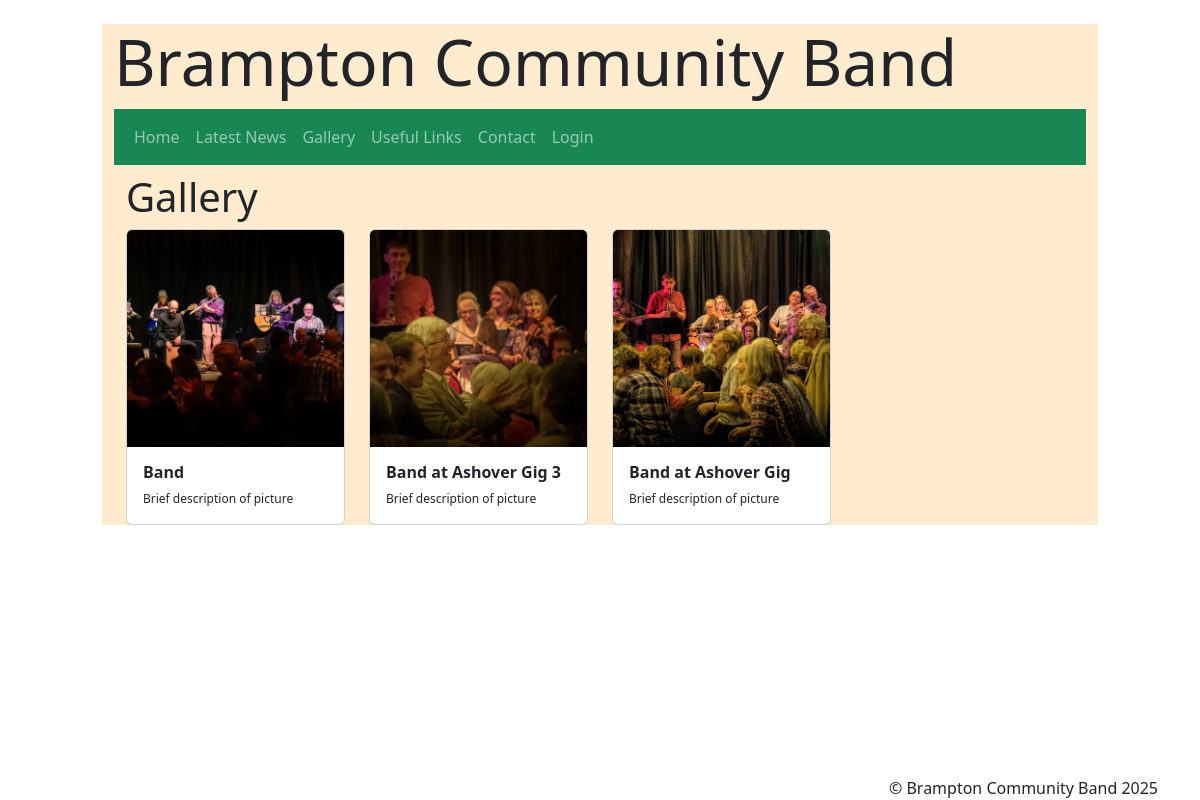
Page /gallery/ on the committed database.
### pages/models.py (models this page shows, shortened)
class Gallery(models.Model):
    heading = models.CharField(max_length=250)
    content_text = models.TextField(blank=True)
    image_file= models.ImageField(upload_to="images/gallery")
    article_created_at = models.DateTimeField(default=timezone.now)
    class Meta:
        ordering =['-article_created_at']

### pages/views.py (the view)
# urls.py: path('gallery/', views.gallery, name='gallery'),
def gallery(request):
    articles = Gallery.objects.all()
    ordering = ['article_created_at']
    return render(request, 'gallery.html', {'articles':articles})

### pages/templates/gallery.html (shortened to what this page needs)
{% extends "base.html" %}
{% load static %}
{% block content %}
<div class="container mt-2">
    {% block page_title %}
    <h2 class="display-6">Gallery</h2>
    {% endblock page_title%}
    <div class="table-responsive">
      <div class="row">
        {% for article in articles %}
          <div class="col-md-3">
                <div class="card">
                  <a href="{% get_media_prefix %}{{ article.image_file }}" target="_blank">
                  <img src="{% get_media_prefix %}{{ article.image_file }}"  class="card-img-top" title="{{ article.heading }}" alt="{{ article.heading }}">
                  </a>
                  <div class="card-body">
                    <div class="row">
                      {% if user %}
                        <div class="col"><h6 class="card-title">{{ article.heading }}</h6></div>
                        {% endif %}
                    </div>
                    <div class="row">
                        <p class="card-text">{{ article.content_text }}</p>
                    </div>
                  </div>
                </div>
          </div>
        {% endfor %}
      </div>
    </div>
  </div>
{% endblock content %}

### pages/static/style.css (style rules this page uses)
body { background-image: url('Instruments.png'); opacity:1; background-blend-mode: normal; background-size: cover; min-height: 100vh; }
.container-fluid { max-width: 85%; min-height: 95%; }
.card-img-top { width: 100%; height: 100%; object-fit: cover; }
.card-title { font-size: 1rem; font-weight: 900; }
.card-text { font-size: 0.75rem; }

### rows in the picture
Gallery: image_file (picture), heading "Band", content_text "Brief description of picture"
Gallery: image_file (picture), heading "Band at Ashover Gig 3", content_text "Brief description of picture"
Gallery: image_file (picture), heading "Band at Ashover Gig", content_text "Brief description of picture"
